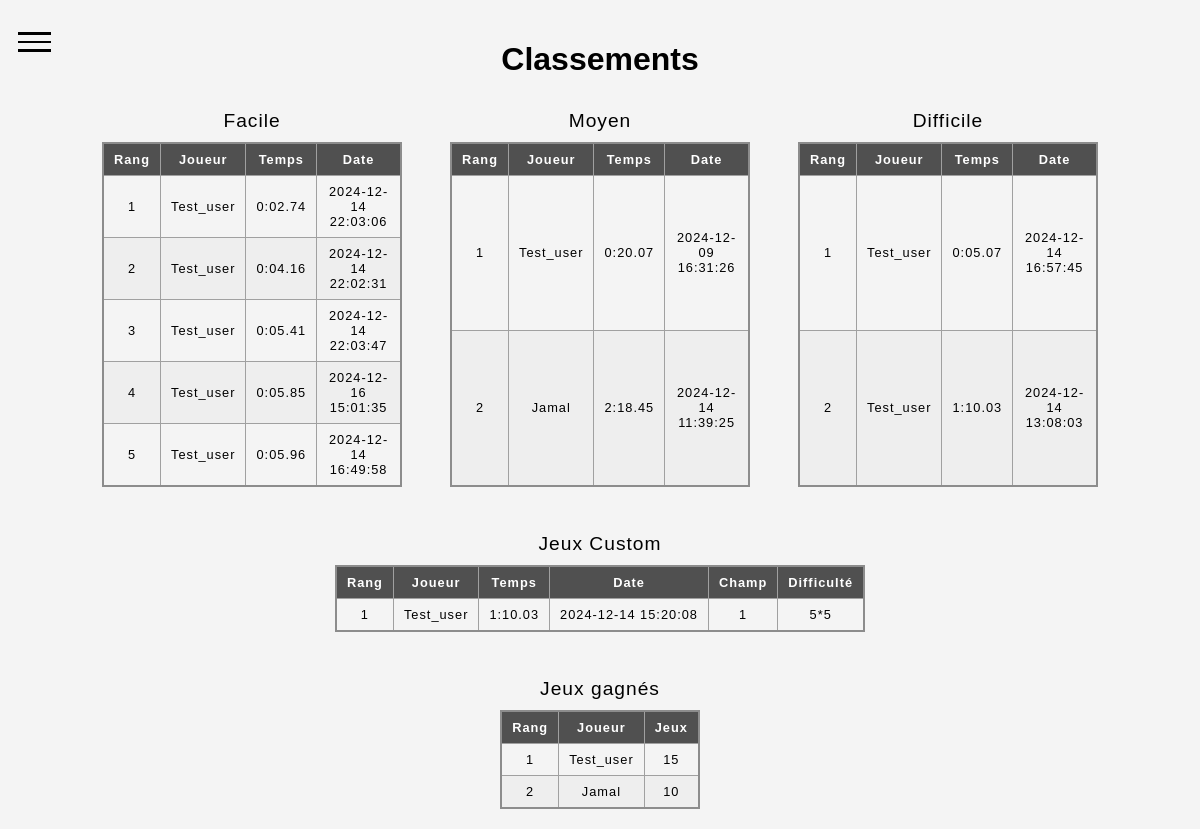
The app's page /leaderboard with its own data.
### tables this page shows
CREATE TABLE "Score" (
    id_score INTEGER PRIMARY KEY AUTOINCREMENT,
    date_jeu DATETIME DEFAULT CURRENT_TIMESTAMP,
    id_user INTEGER,
    difficulte_jeu TEXT,
    custom INTEGER, -- Allows NULL
    score_centiseconds INTEGER,
    FOREIGN KEY (id_user) REFERENCES Joueur (id_user)
);

CREATE TABLE Joueur (
    id_user INTEGER PRIMARY KEY AUTOINCREMENT,   -- ClÃ© primaire auto-incrÃ©mentÃ©e
    user_pseudo TEXT UNIQUE NOT NULL,            -- Pseudo unique
    user_mdp TEXT NOT NULL,                      -- Mot de passe cryptÃ©
    data_creation DATE DEFAULT CURRENT_TIMESTAMP -- Date de crÃ©ation, valeur par dÃ©faut = date actuelle
);

CREATE TABLE Champ (
    id_champ INTEGER PRIMARY KEY AUTOINCREMENT,  -- ClÃ© primaire auto-incrÃ©mentÃ©e
    user_id INTEGER,                             -- ClÃ© Ã©trangÃ¨re rÃ©fÃ©rencÃ©e depuis la table Joueur
    difficulte TEXT,                             -- Taille du champ de mine
    champ TEXT,
    FOREIGN KEY (user_id) REFERENCES Joueur (id_user) -- RÃ©fÃ©rence Ã  la table Joueur
);

### server.py (the view)
@app.get('/leaderboard')
async def leaderboard(request:Request):
    with sqlite3.connect(dbpath) as connection:
        cur = connection.cursor()
        data_facile = cur.execute('SELECT Joueur.user_pseudo,Score.score_centiseconds,Score.date_jeu FROM Score JOIN Joueur ON Score.id_user=Joueur.id_user WHERE Score.difficulte_jeu=="facile" AND Score.custom == "NULL" ORDER BY Score.score_centiseconds ASC LIMIT 5').fetchall()
        data_medium = cur.execute('SELECT Joueur.user_pseudo,Score.score_centiseconds,Score.date_jeu FROM Score JOIN Joueur ON Score.id_user=Joueur.id_user WHERE Score.difficulte_jeu=="moyen" AND Score.custom == "NULL" ORDER BY Score.score_centiseconds ASC LIMIT 5').fetchall()
        data_difficile = cur.execute('SELECT Joueur.user_pseudo,Score.score_centiseconds,Score.date_jeu FROM Score JOIN Joueur ON Score.id_user=Joueur.id_user WHERE Score.difficulte_jeu=="difficile" AND Score.custom == "NULL" ORDER BY Score.score_centiseconds ASC LIMIT 5').fetchall()
        wins = cur.execute("SELECT Joueur.user_pseudo, COUNT(Score.id_user) AS appearances FROM Score JOIN Joueur ON Score.id_user = Joueur.id_user GROUP BY Joueur.user_pseudo ORDER BY appearances DESC;").fetchall()#WHERE Score.custom == 1
        custom_rank = cur.execute('SELECT Joueur.user_pseudo,Score.score_centiseconds,Score.date_jeu,Champ.id_champ,Champ.difficulte FROM Score JOIN Joueur ON Joueur.id_user=Score.id_user JOIN Champ ON Joueur.id_user = Champ.user_id WHERE Score.custom != "NULL" AND Score.custom=Champ.id_champ ORDER BY Score.score_centiseconds ASC LIMIT 5').fetchall()
    return templates.TemplateResponse(
        'leaderboard.html',
        {
            'request': request,
            'title': "Classements",
            'score_facile': data_facile,
            'score_medium': data_medium,
            'score_difficile': data_difficile,
            'wins':wins,
            'custom':custom_rank,
            'enumerate': enumerate  # Add `enumerate` to the template context
        }
    )

### templates/leaderboard.html (shortened to what this page needs)
<!DOCTYPE html>
<html lang="en">
<head>
    <link rel="stylesheet" href="/static/css/style_demineur.css">
</head>
<body>
    <div id="sup">
        <button class="hamburger">
          <div class="bar"></div>
        </button>
      </div>
    <h1 id="intro">{{ title }}</h1>
    <div class="tables-container">
        <table border="1">
            <caption>Facile</caption>
            <thead>
                <tr>
                    <th scope="col">Rang</th>
                    <th scope="col">Joueur</th>
                    <th scope="col">Temps</th>
                    <th scope="col">Date</th>
                </tr>
            </thead>
            <tbody>
                {% for index, entry in enumerate(score_facile, start=1) %}
                <tr>
                    <td>{{ index }}</td>
                    <td>{{ entry[0] }}</td>
                    <td>{{ entry[1] }}</td>
                    <td>{{ entry[2] }}</td>
                </tr>
                {% endfor %}
            </tbody>
        </table>
        <table border="1">
            <caption>Moyen</caption>
            <thead>
                <tr>
                    <th scope="col">Rang</th>
                    <th scope="col">Joueur</th>
                    <th scope="col">Temps</th>
                    <th scope="col">Date</th>
                </tr>
            </thead>
            <tbody>
                {% for index, entry in enumerate(score_medium, start=1) %}
                <tr>
                    <td>{{ index }}</td>
                    <td>{{ entry[0] }}</td>
                    <td>{{ entry[1] }}</td>
                    <td>{{ entry[2] }}</td>
                </tr>
                {% endfor %}
            </tbody>
        </table>
        <table border="1">
            <caption>Difficile</caption>
            <thead>
                <tr>
                    <th scope="col">Rang</th>
                    <th scope="col">Joueur</th>
                    <th scope="col">Temps</th>
                    <th scope="col">Date</th>
                </tr>
            </thead>
            <tbody>
                {% for index, entry in enumerate(score_difficile, start=1) %}
                <tr>
                    <td>{{ index }}</td>
                    <td>{{ entry[0] }}</td>
                    <td>{{ entry[1] }}</td>
                    <td>{{ entry[2] }}</td>
                </tr>
                {% endfor %}
            </tbody>
        </table>
    </div>
    <br><br>
    <table border="1">
        <caption>Jeux Custom</caption>
        <thead>
            <tr>
                <th scope="col">Rang</th>
                <th scope="col">Joueur</th>
                <th scope="col">Temps</th>
                <th scope="col">Date</th>
                <th scope="col">Champ</th>
                <th scope="col">Difficulté</th>
            </tr>
        </thead>
        <tbody>
            {% for index, entry in enumerate(custom, start=1) %}
            <tr>
                <td>{{ index }}</td>
                <td>{{ entry[0] }}</td>
                <td>{{ entry[1] }}</td>
                <td>{{ entry[2] }}</td>
                <td>{{ entry[3] }}</td>
                <td>{{ entry[4] }}</td>
            </tr>
            {% endfor %}
        </tbody>
    </table>
    <br><br>
    <table border="1">
        <caption>Jeux gagnés</caption>
        <thead>
            <tr>
                <th scope="col">Rang</th>
                <th scope="col">Joueur</th>
                <th scope="col">Jeux</th>
            </tr>
        </thead>
        <tbody>
            {% for index, entry in enumerate(wins, start=1) %}
            <tr>
                <td>{{ index }}</td>
                <td>{{ entry[0] }}</td>
                <td>{{ entry[1] }}</td>
            </tr>
            {% endfor %}
        </tbody>
    </table>
</body>
</html>

### static/css/style_demineur.css (style rules this page uses)
body { justify-content: center; align-items: center; background-position: center; display:flex; flex-direction: column; align-items: center; margin: 0; padding: 20px; background-color: #f4f4f4; font-family: 'Oswald', sans-serif; }
th, td { border: 1px solid rgb(160 160 160); padding: 8px 10px; }
th[scope='col'] { background-color: #505050; color: #fff; }
td { text-align: center; }
tr:nth-of-type(even) { background-color: #eee; }
table { border-collapse: collapse; border: 2px solid rgb(140 140 140); font-family: sans-serif; font-size: 0.8rem; letter-spacing: 1px; }
caption { font-size:1.5em; padding: 10px; letter-spacing: 1px; }
.tables-container { display: flex; grid-template-columns: repeat(3, 1fr); gap: 3em; }
.tables-container table { max-width: 300px; }
#intro { opacity: 0; animation: fadeIn 2s forwards; }
#sup { top: 0; position: absolute; }
.hamburger { display: block; width: 9em; cursor: pointer; position: fixed; left: 1%; top: 3%; appearance: none; background: none; outline: none; border: none; z-index: 2; }
.hamburger .bar, .hamburger::after, .hamburger::before { content: ''; display: block; width: 2.5em; height: 0.2em; background-color: #000; margin: 6px 0px; transition: 0.4s; }

### records on screen
Score: id_user "1", user_pseudo "Test_user", date_jeu "2024-12-14 22:03:06"
Score: index "2", user_pseudo "Test_user", date_jeu "2024-12-14 22:02:31"
Score: index "3", user_pseudo "Test_user", date_jeu "2024-12-14 22:03:47"
Score: index "4", user_pseudo "Test_user", date_jeu "2024-12-16 15:01:35"
Score: index "5", user_pseudo "Test_user", date_jeu "2024-12-14 16:49:58"
Score: id_user "1", user_pseudo "Test_user", date_jeu "2024-12-09 16:31:26"
Score: id_user "2", user_pseudo "Jamal", date_jeu "2024-12-14 11:39:25"
Score: id_user "1", user_pseudo "Test_user", date_jeu "2024-12-14 16:57:45"
Score: index "2", user_pseudo "Test_user", date_jeu "2024-12-14 13:08:03"
Score: index "1", user_pseudo "Test_user", date_jeu "2024-12-14 15:20:08", id_champ "1", difficulte "5*5"
Joueur: id_user "1", user_pseudo "Test_user", entry "15"
Joueur: id_user "2", user_pseudo "Jamal", entry "10"

### other values on screen
{{ title }} "Classements"
